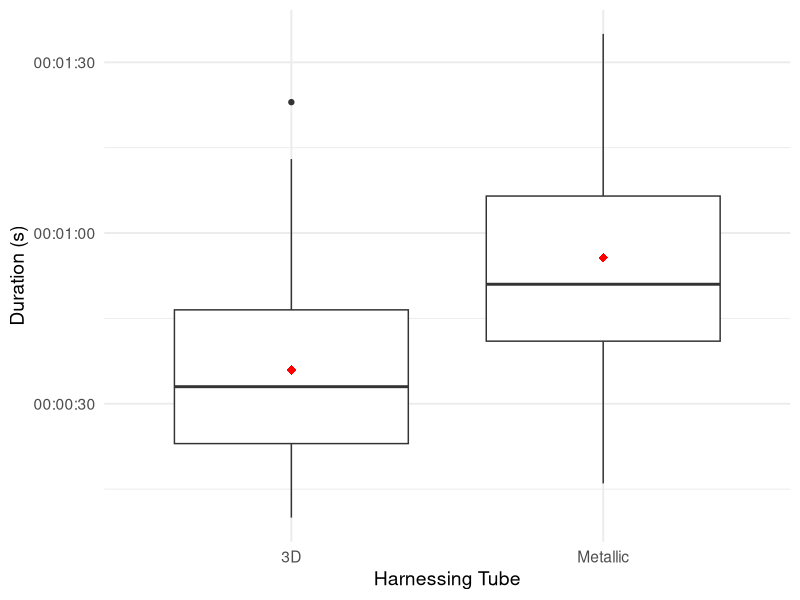
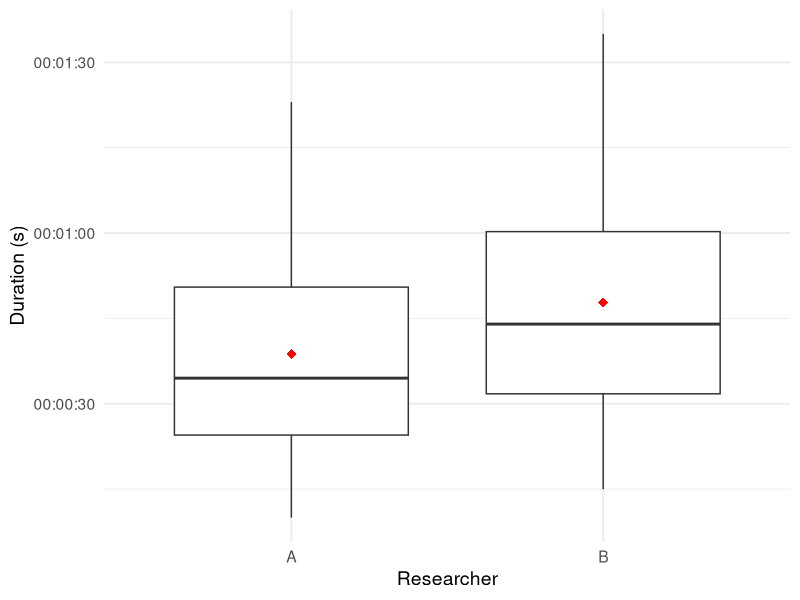
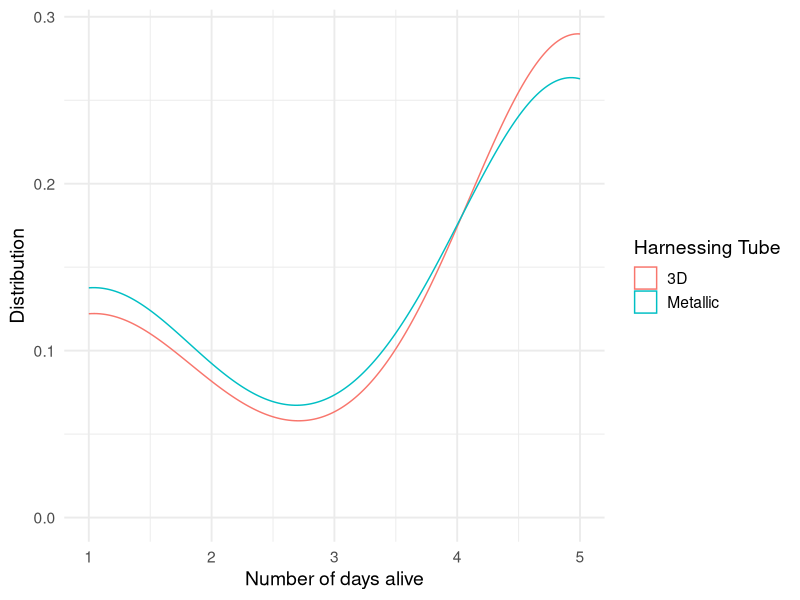
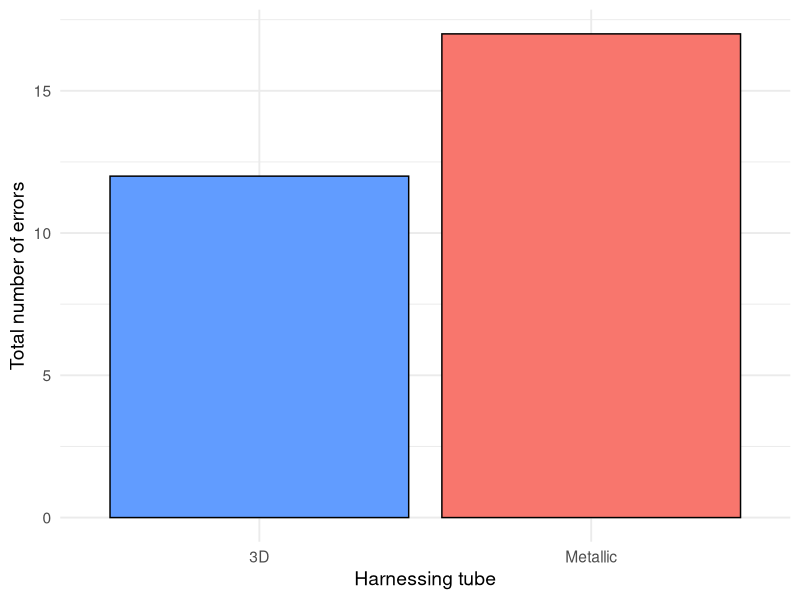

Source code (R) for these figures, in order:
## ---- chunk 1
knitr::opts_chunk$set(echo = TRUE)
## ---- chunk 2
library(tidyverse)
library(readxl)
library(knitr)
## ---- chunk 3
Harnezing <- read_excel("Data_Bees_Survival.xlsx", sheet = 1)
Survival <- read_excel("Data_Bees_Survival.xlsx", sheet = 2)
## ---- chunk 4
# Boxplot for Type_Har

# Factor labels for Type_Har
Harnezing$Type_Har <- factor(Harnezing$Type_Har, levels = c(1, 2), labels = c("3D", "Metallic"))

# Boxplot for Type_Har
Harnezing %>%
  ggplot(aes(x = Type_Har, y = Duration)) +
  geom_boxplot() +
  stat_summary(fun = "mean", geom = "point", shape = 18, size = 3, color = "red") +
  labs(x = "Harnessing Tube",
       y = "Duration (s)") +
  theme_minimal(base_size = 14) +
  theme(plot.title = element_text(hjust = 0.5))

# Factor labels for Type_Har
Harnezing$Researcher <- factor(Harnezing$Researcher, levels = c(0, 1, 2), labels = c("A", "B", "C"))

# Filter data to only include Researchers A and B
Harnezing_filtered <- Harnezing %>%
  filter(Researcher %in% c("A", "B"))

# Boxplot for Researcher A and B
Harnezing_filtered %>%
  ggplot(aes(x = Researcher, y = Duration)) +
  geom_boxplot(outlier.shape = NA) + 
  stat_summary(fun = "mean", geom = "point", shape = 18, size = 3, color = "red") + 
  labs(x = "Researcher",
       y = "Duration (s)") +
  theme_minimal(base_size = 14) +
  theme(plot.title = element_text(hjust = 0.5))

## ---- chunk 5
time <- Harnezing %>%
  group_by(Type_Har) %>%
  summarize(x = mean(Duration))

max_life <- Survival %>%
  group_by(ID, Type_Har) %>%
  summarise(max_life = max(Feeding_day))

kable(max_life %>%
  group_by(Type_Har) %>%
  summarise(mean_days_alive = mean(max_life)), 
  col.names = c("Harnessing Tube", "Average Survival (days)"), 
  caption = "Comparison of Average Survival Days for Each Harnessing Tube")

# Updating factor labels for Type_Har
max_life$Type_Har <- factor(max_life$Type_Har, levels = c(1, 2), labels = c("3D", "Metallic"))

# Density plot for max_life by Type_Har
max_life %>%
  ggplot(aes(x = max_life, color = Type_Har)) +
  geom_density() +
  labs(x = "Number of days alive",
       y = "Distribution", 
       color = "Harnessing Tube") +
  theme_minimal(base_size = 14)

## ---- chunk 6

# Calculating number of errors
number_errors <- Harnezing %>% 
  mutate(yes_no_error = case_when(Error == 0 ~ 0, Error != 0 ~ 1)) %>%
  group_by(Type_Har) %>%
  summarize(total_errors = sum(yes_no_error))

# Bar plot for total errors by Type_Har (Harnessing Tube)
ggplot(number_errors, aes(x = Type_Har, y = total_errors, fill = Type_Har)) +
  geom_bar(stat = "identity", color = "black") +
  labs(x = "Harnessing tube",
       y = "Total number of errors") +
  theme_minimal(base_size = 14) + 
  theme(plot.title = element_text(hjust = 0.5)) +
  scale_fill_manual(values = c("3D" = "#619CFF", "Metallic" = "#F8766D")) +
  guides(fill = "none")

